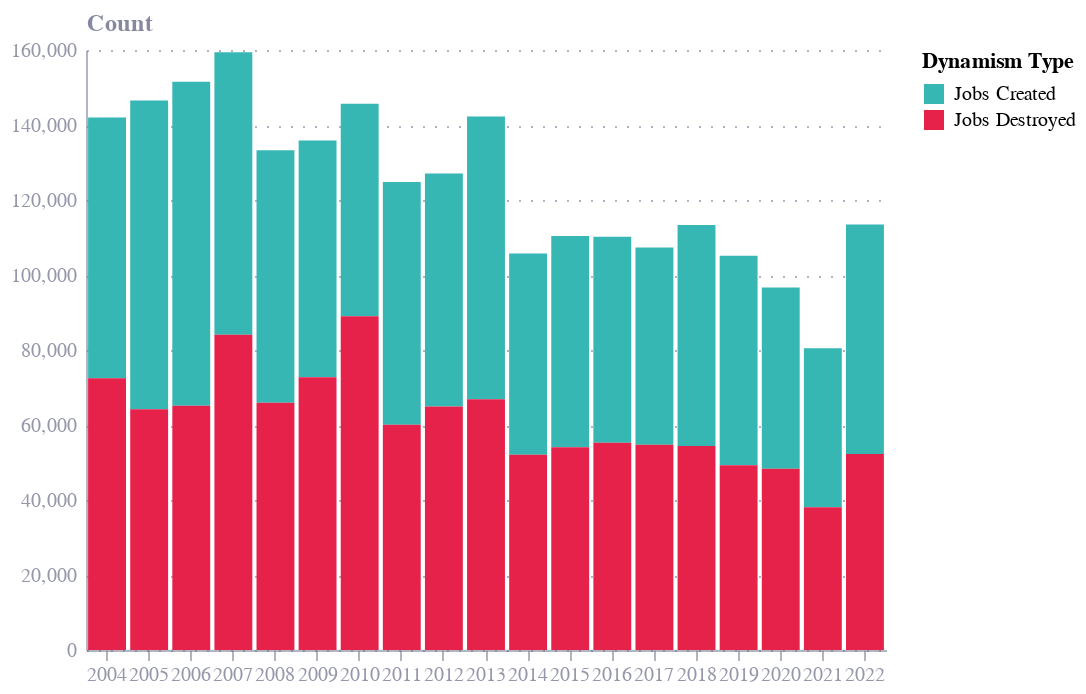

The notebook cell this image was saved under:
### Code cell
tees_valley_dynamism = itl2_totals[itl2_totals['ITL221NM']=='Tees Valley and Durham']
tees_valley_dynamism =  tees_valley_dynamism.melt(id_vars=['year','ITL221NM'],
                                                          value_vars=['Jobs Created','Jobs Destroyed'],
                                                          var_name='Dynamism Type',
                                                          value_name='Count')

chart = alt.Chart(tees_valley_dynamism).mark_bar().encode(
    x=alt.X('year:O'),
    y=alt.Y('Count:Q'),
    color=alt.Color('Dynamism Type:N'),
    tooltip=['year:O']
)

chart

### Figure 1 — Vega-Lite specification as saved in the notebook (floating-point values rounded to 4 significant figures)
{"config": {"font": "Circular Std", "mark": {"line": {"interpolate": "monotone"}}, "view": {"stroke": "transparent", "width": 400, "height": 300}, "range": {"category": ["#36B7B4", "#E6224B", "#F4C245", "#0063AF", "#00A767", "#179FDB", "#EB5C2E"], "diverging": ["#E6224B", "#E54753", "#C9C9C9", "#179FDB", "#122B39"], "heatmap": ["#C9C9C9", "#179FDB", "#0063AF", "#122B39"], "ordinal": ["#00A767", "#36B7B4", "#179FDB", "#0063AF", "#243B5A"]}, "axisX": {"domainColor": "#676A86", "domainOpacity": 0.5, "grid": false, "labelAngle": 0, "labelColor": "#676A86", "labelOpacity": 0.7, "orient": "bottom", "tickColor": "#676A86", "tickCount": 10, "tickOpacity": 0.5, "title": false, "titleAlign": "center", "titleAnchor": "middle", "titleColor": "#676A86", "titleFontSize": 12, "titleOpacity": 0.8, "titleY": -15}, "axisY": {"domainColor": "#676A86", "domainOpacity": 0.5, "gridColor": "#676A86", "gridDash": [1, 5], "gridOpacity": 0.5, "labelColor": "#676A86", "labelOpacity": 0.7, "labelPadding": 5, "tickColor": "#676A86", "tickCount": 8, "tickOpacity": 0.5, "ticks": false, "titleAlign": "left", "titleAngle": 0, "titleBaseline": "bottom", "titleColor": "#676A86", "titleFontSize": 12, "titleOpacity": 0.8, "titleX": 0, "titleY": -7}}, "data": {"name": "data-95160a2c913b906f29a3cb5c5fda93fd"}, "mark": {"type": "bar"}, "encoding": {"color": {"field": "Dynamism Type", "type": "nominal"}, "tooltip": [{"field": "year", "type": "ordinal"}], "x": {"field": "year", "type": "ordinal"}, "y": {"field": "Count", "type": "quantitative"}}, "$schema": "https://vega.github.io/schema/vega-lite/v5.20.1.json", "datasets": {"data-95160a2c913b906f29a3cb5c5fda93fd": [{"year": 2004, "ITL221NM": "Tees Valley and Durham", "Dynamism Type": "Jobs Created", "Count": 69555}, {"year": 2005, "ITL221NM": "Tees Valley and Durham", "Dynamism Type": "Jobs Created", "Count": 82340}, {"year": 2006, "ITL221NM": "Tees Valley and Durham", "Dynamism Type": "Jobs Created", "Count": 86400}, {"year": 2007, "ITL221NM": "Tees Valley and Durham", "Dynamism Type": "Jobs Created", "Count": 75350}, {"year": 2008, "ITL221NM": "Tees Valley and Durham", "Dynamism Type": "Jobs Created", "Count": 67305}, {"year": 2009, "ITL221NM": "Tees Valley and Durham", "Dynamism Type": "Jobs Created", "Count": 63170}, {"year": 2010, "ITL221NM": "Tees Valley and Durham", "Dynamism Type": "Jobs Created", "Count": 56705}, {"year": 2011, "ITL221NM": "Tees Valley and Durham", "Dynamism Type": "Jobs Created", "Count": 64745}, {"year": 2012, "ITL221NM": "Tees Valley and Durham", "Dynamism Type": "Jobs Created", "Count": 62150}, {"year": 2013, "ITL221NM": "Tees Valley and Durham", "Dynamism Type": "Jobs Created", "Count": 75390}, {"year": 2014, "ITL221NM": "Tees Valley and Durham", "Dynamism Type": "Jobs Created", "Count": 53670}, {"year": 2015, "ITL221NM": "Tees Valley and Durham", "Dynamism Type": "Jobs Created", "Count": 56320}, {"year": 2016, "ITL221NM": "Tees Valley and Durham", "Dynamism Type": "Jobs Created", "Count": 54965}, {"year": 2017, "ITL221NM": "Tees Valley and Durham", "Dynamism Type": "Jobs Created", "Count": 52655}, {"year": 2018, "ITL221NM": "Tees Valley and Durham", "Dynamism Type": "Jobs Created", "Count": 58990}, {"year": 2019, "ITL221NM": "Tees Valley and Durham", "Dynamism Type": "Jobs Created", "Count": 55865}, {"year": 2020, "ITL221NM": "Tees Valley and Durham", "Dynamism Type": "Jobs Created", "Count": 48305}, {"year": 2021, "ITL221NM": "Tees Valley and Durham", "Dynamism Type": "Jobs Created", "Count": 42365}, {"year": 2022, "ITL221NM": "Tees Valley and Durham", "Dynamism Type": "Jobs Created", "Count": 61250}, {"year": 2004, "ITL221NM": "Tees Valley and Durham", "Dynamism Type": "Jobs Destroyed", "Count": 72465}, {"year": 2005, "ITL221NM": "Tees Valley and Durham", "Dynamism Type": "Jobs Destroyed", "Count": 64185}, {"year": 2006, "ITL221NM": "Tees Valley and Durham", "Dynamism Type": "Jobs Destroyed", "Count": 65140}, {"year": 2007, "ITL221NM": "Tees Valley and Durham", "Dynamism Type": "Jobs Destroyed", "Count": 84035}, {"year": 2008, "ITL221NM": "Tees Valley and Durham", "Dynamism Type": "Jobs Destroyed", "Count": 65960}, {"year": 2009, "ITL221NM": "Tees Valley and Durham", "Dynamism Type": "Jobs Destroyed", "Count": 72720}, {"year": 2010, "ITL221NM": "Tees Valley and Durham", "Dynamism Type": "Jobs Destroyed", "Count": 88980}, {"year": 2011, "ITL221NM": "Tees Valley and Durham", "Dynamism Type": "Jobs Destroyed", "Count": 60070}, {"year": 2012, "ITL221NM": "Tees Valley and Durham", "Dynamism Type": "Jobs Destroyed", "Count": 64940}, {"year": 2013, "ITL221NM": "Tees Valley and Durham", "Dynamism Type": "Jobs Destroyed", "Count": 66880}, {"year": 2014, "ITL221NM": "Tees Valley and Durham", "Dynamism Type": "Jobs Destroyed", "Count": 52035}, {"year": 2015, "ITL221NM": "Tees Valley and Durham", "Dynamism Type": "Jobs Destroyed", "Count": 54060}, {"year": 2016, "ITL221NM": "Tees Valley and Durham", "Dynamism Type": "Jobs Destroyed", "Count": 55255}, {"year": 2017, "ITL221NM": "Tees Valley and Durham", "Dynamism Type": "Jobs Destroyed", "Count": 54705}, {"year": 2018, "ITL221NM": "Tees Valley and Durham", "Dynamism Type": "Jobs Destroyed", "Count": 54375}, {"year": 2019, "ITL221NM": "Tees Valley and Durham", "Dynamism Type": "Jobs Destroyed", "Count": 49255}, {"year": 2020, "ITL221NM": "Tees Valley and Durham", "Dynamism Type": "Jobs Destroyed", "Count": 48335}, {"year": 2021, "ITL221NM": "Tees Valley and Durham", "Dynamism Type": "Jobs Destroyed", "Count": 38085}, {"year": 2022, "ITL221NM": "Tees Valley and Durham", "Dynamism Type": "Jobs Destroyed", "Count": 52240}]}}
